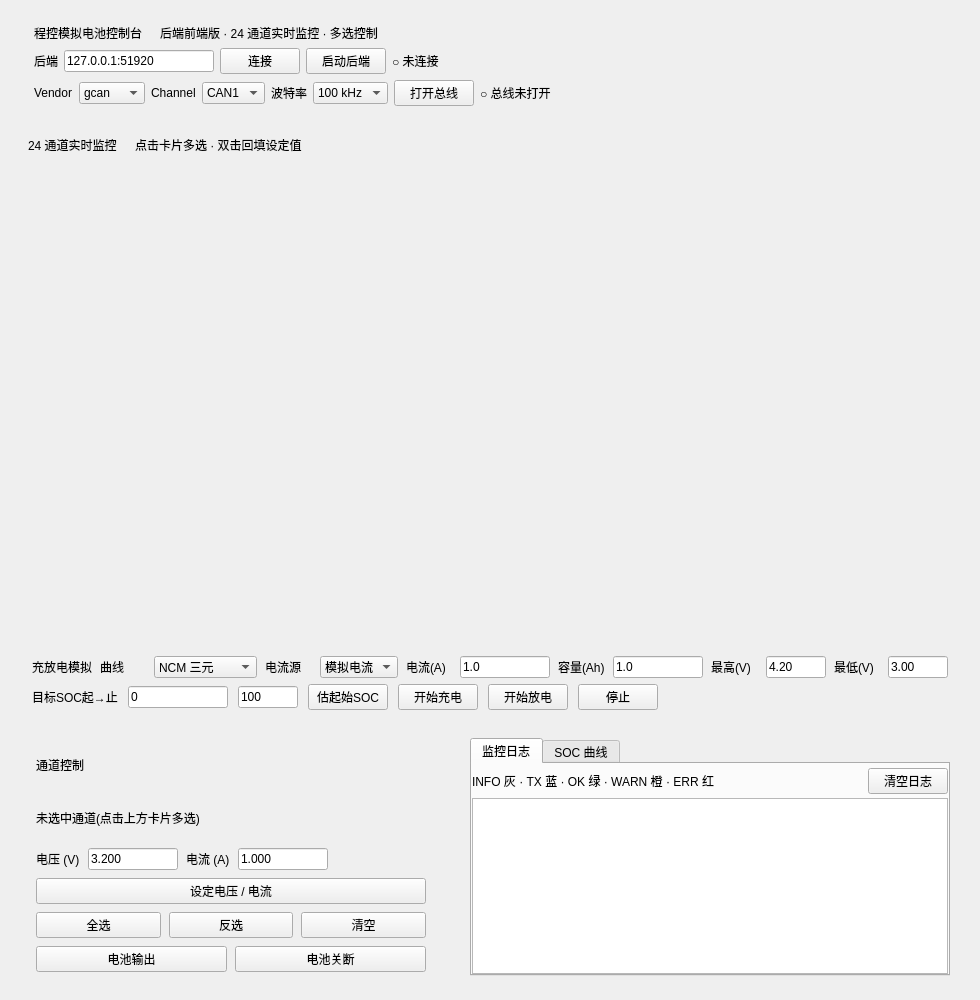
<?xml version="1.0" encoding="UTF-8"?>
<ui version="4.0">
 <class>BatteryConsole</class>
 <widget class="QWidget" name="BatteryConsole">
  <property name="geometry">
   <rect>
    <x>0</x>
    <y>0</y>
    <width>980</width>
    <height>1000</height>
   </rect>
  </property>
  <property name="minimumSize">
   <size>
    <width>980</width>
    <height>950</height>
   </size>
  </property>
  <property name="windowTitle">
   <string>程控模拟电池控制台 · 24 通道 (PySide6)</string>
  </property>
  <layout class="QVBoxLayout" name="rootLayout" stretch="0,1,0,0">
   <property name="spacing">
    <number>10</number>
   </property>
   <property name="leftMargin">
    <number>16</number>
   </property>
   <property name="topMargin">
    <number>14</number>
   </property>
   <property name="rightMargin">
    <number>16</number>
   </property>
   <property name="bottomMargin">
    <number>14</number>
   </property>
   <item>
    <widget class="GlassPanel" name="topPanel" native="true">
     <property name="grade" stdset="0">
      <string>mid</string>
     </property>
     <layout class="QVBoxLayout" name="topLayout">
      <property name="spacing">
       <number>6</number>
      </property>
      <property name="leftMargin">
       <number>18</number>
      </property>
      <property name="topMargin">
       <number>10</number>
      </property>
      <property name="rightMargin">
       <number>18</number>
      </property>
      <property name="bottomMargin">
       <number>10</number>
      </property>
      <item>
       <layout class="QHBoxLayout" name="headLayout">
        <item>
         <widget class="QLabel" name="lblTitle">
          <property name="text">
           <string>程控模拟电池控制台</string>
          </property>
         </widget>
        </item>
        <item>
         <spacer name="headGap1">
          <property name="orientation">
           <enum>Qt::Horizontal</enum>
          </property>
          <property name="sizeType">
           <enum>QSizePolicy::Fixed</enum>
          </property>
          <property name="sizeHint" stdset="0">
           <size>
            <width>12</width>
            <height>10</height>
           </size>
          </property>
         </spacer>
        </item>
        <item alignment="Qt::AlignBottom">
         <widget class="QLabel" name="lblSubtitle">
          <property name="text">
           <string>后端前端版 · 24 通道实时监控 · 多选控制</string>
          </property>
          <property name="kind" stdset="0">
           <string>sub</string>
          </property>
         </widget>
        </item>
        <item>
         <spacer name="headStretch">
          <property name="orientation">
           <enum>Qt::Horizontal</enum>
          </property>
          <property name="sizeHint" stdset="0">
           <size>
            <width>40</width>
            <height>10</height>
           </size>
          </property>
         </spacer>
        </item>
        <item alignment="Qt::AlignBottom">
         <widget class="QLabel" name="lbl_clients">
          <property name="text">
           <string/>
          </property>
          <property name="kind" stdset="0">
           <string>sub</string>
          </property>
         </widget>
        </item>
       </layout>
      </item>
      <item>
       <layout class="QHBoxLayout" name="backendLayout">
        <property name="spacing">
         <number>6</number>
        </property>
        <item>
         <widget class="QLabel" name="lblBackend">
          <property name="text">
           <string>后端</string>
          </property>
          <property name="kind" stdset="0">
           <string>sub</string>
          </property>
         </widget>
        </item>
        <item>
         <widget class="QLineEdit" name="ed_addr">
          <property name="maximumSize">
           <size>
            <width>150</width>
            <height>16777215</height>
           </size>
          </property>
          <property name="toolTip">
           <string>后端服务地址 HOST:PORT(可被环境变量 BATTERY_SERVER 覆盖)</string>
          </property>
          <property name="text">
           <string>127.0.0.1:51920</string>
          </property>
         </widget>
        </item>
        <item>
         <widget class="QPushButton" name="btn_svc">
          <property name="text">
           <string>连接</string>
          </property>
          <property name="kind" stdset="0">
           <string>primary</string>
          </property>
         </widget>
        </item>
        <item>
         <widget class="QPushButton" name="btn_backend">
          <property name="text">
           <string>启动后端</string>
          </property>
          <property name="toolTip">
           <string>按后端运行状态自动切换:未运行时启动,运行中停止</string>
          </property>
          <property name="kind" stdset="0">
           <string>success</string>
          </property>
         </widget>
        </item>
        <item>
         <widget class="QLabel" name="lbl_svc">
          <property name="text">
           <string>○ 未连接</string>
          </property>
          <property name="kind" stdset="0">
           <string>sub</string>
          </property>
         </widget>
        </item>
        <item>
         <spacer name="backendStretch">
          <property name="orientation">
           <enum>Qt::Horizontal</enum>
          </property>
          <property name="sizeHint" stdset="0">
           <size>
            <width>40</width>
            <height>10</height>
           </size>
          </property>
         </spacer>
        </item>
       </layout>
      </item>
      <item>
       <layout class="QHBoxLayout" name="busLayout">
        <property name="spacing">
         <number>6</number>
        </property>
        <item>
         <widget class="QLabel" name="lblVendor">
          <property name="text">
           <string>Vendor</string>
          </property>
          <property name="kind" stdset="0">
           <string>sub</string>
          </property>
         </widget>
        </item>
        <item>
         <widget class="QComboBox" name="cb_vendor">
          <property name="maximumSize">
           <size>
            <width>96</width>
            <height>16777215</height>
           </size>
          </property>
          <item>
           <property name="text">
            <string>gcan</string>
           </property>
          </item>
          <item>
           <property name="text">
            <string>cx</string>
           </property>
          </item>
          <item>
           <property name="text">
            <string>zlg</string>
           </property>
          </item>
          <item>
           <property name="text">
            <string>zlg_eu</string>
           </property>
          </item>
         </widget>
        </item>
        <item>
         <widget class="QLabel" name="lblChannel">
          <property name="text">
           <string>Channel</string>
          </property>
          <property name="kind" stdset="0">
           <string>sub</string>
          </property>
         </widget>
        </item>
        <item>
         <widget class="QComboBox" name="ed_channel">
          <property name="maximumSize">
           <size>
            <width>80</width>
            <height>16777215</height>
           </size>
          </property>
          <item>
           <property name="text">
            <string>CAN1</string>
           </property>
          </item>
          <item>
           <property name="text">
            <string>CAN2</string>
           </property>
          </item>
         </widget>
        </item>
        <item>
         <widget class="QLabel" name="lblBaud">
          <property name="text">
           <string>波特率</string>
          </property>
          <property name="kind" stdset="0">
           <string>sub</string>
          </property>
         </widget>
        </item>
        <item>
         <widget class="QComboBox" name="cb_baud">
          <property name="maximumSize">
           <size>
            <width>92</width>
            <height>16777215</height>
           </size>
          </property>
          <item>
           <property name="text">
            <string>100 kHz</string>
           </property>
          </item>
          <item>
           <property name="text">
            <string>125 kHz</string>
           </property>
          </item>
          <item>
           <property name="text">
            <string>250 kHz</string>
           </property>
          </item>
          <item>
           <property name="text">
            <string>500 kHz</string>
           </property>
          </item>
          <item>
           <property name="text">
            <string>1 MHz</string>
           </property>
          </item>
         </widget>
        </item>
        <item>
         <widget class="QPushButton" name="btn_bus">
          <property name="text">
           <string>打开总线</string>
          </property>
          <property name="toolTip">
           <string>按总线状态自动切换:未打开时打开,已打开时关闭</string>
          </property>
          <property name="kind" stdset="0">
           <string>success</string>
          </property>
         </widget>
        </item>
        <item>
         <widget class="QLabel" name="lbl_bus">
          <property name="text">
           <string>○ 总线未打开</string>
          </property>
          <property name="kind" stdset="0">
           <string>sub</string>
          </property>
         </widget>
        </item>
        <item>
         <spacer name="busStretch">
          <property name="orientation">
           <enum>Qt::Horizontal</enum>
          </property>
          <property name="sizeHint" stdset="0">
           <size>
            <width>40</width>
            <height>10</height>
           </size>
          </property>
         </spacer>
        </item>
       </layout>
      </item>
     </layout>
    </widget>
   </item>
   <item>
    <widget class="GlassPanel" name="cardsPanel" native="true">
     <property name="grade" stdset="0">
      <string>light</string>
     </property>
     <layout class="QVBoxLayout" name="cardsLayout" stretch="0,1">
      <property name="spacing">
       <number>8</number>
      </property>
      <property name="leftMargin">
       <number>12</number>
      </property>
      <property name="topMargin">
       <number>10</number>
      </property>
      <property name="rightMargin">
       <number>12</number>
      </property>
      <property name="bottomMargin">
       <number>12</number>
      </property>
      <item>
       <layout class="QHBoxLayout" name="cardsHeadLayout">
        <item>
         <widget class="QLabel" name="lblCardsTitle">
          <property name="text">
           <string>24 通道实时监控</string>
          </property>
         </widget>
        </item>
        <item>
         <spacer name="cardsGap1">
          <property name="orientation">
           <enum>Qt::Horizontal</enum>
          </property>
          <property name="sizeType">
           <enum>QSizePolicy::Fixed</enum>
          </property>
          <property name="sizeHint" stdset="0">
           <size>
            <width>10</width>
            <height>10</height>
           </size>
          </property>
         </spacer>
        </item>
        <item>
         <widget class="QLabel" name="lblCardsHint">
          <property name="text">
           <string>点击卡片多选 · 双击回填设定值</string>
          </property>
          <property name="kind" stdset="0">
           <string>sub</string>
          </property>
         </widget>
        </item>
        <item>
         <spacer name="cardsStretch">
          <property name="orientation">
           <enum>Qt::Horizontal</enum>
          </property>
          <property name="sizeHint" stdset="0">
           <size>
            <width>40</width>
            <height>10</height>
           </size>
          </property>
         </spacer>
        </item>
        <item>
         <spacer name="cardsStretch">
          <property name="orientation">
           <enum>Qt::Horizontal</enum>
          </property>
          <property name="sizeHint" stdset="0">
           <size>
            <width>40</width>
            <height>10</height>
           </size>
          </property>
         </spacer>
        </item>
       </layout>
      </item>
      <item>
       <layout class="QGridLayout" name="gridCards">
        <property name="spacing">
         <number>10</number>
        </property>
        <item row="0" column="0">
         <widget class="ChannelCard" name="card_1" native="true">
          <property name="ch" stdset="0">
           <number>1</number>
          </property>
         </widget>
        </item>
        <item row="0" column="1">
         <widget class="ChannelCard" name="card_2" native="true">
          <property name="ch" stdset="0">
           <number>2</number>
          </property>
         </widget>
        </item>
        <item row="0" column="2">
         <widget class="ChannelCard" name="card_3" native="true">
          <property name="ch" stdset="0">
           <number>3</number>
          </property>
         </widget>
        </item>
        <item row="0" column="3">
         <widget class="ChannelCard" name="card_4" native="true">
          <property name="ch" stdset="0">
           <number>4</number>
          </property>
         </widget>
        </item>
        <item row="0" column="4">
         <widget class="ChannelCard" name="card_5" native="true">
          <property name="ch" stdset="0">
           <number>5</number>
          </property>
         </widget>
        </item>
        <item row="0" column="5">
         <widget class="ChannelCard" name="card_6" native="true">
          <property name="ch" stdset="0">
           <number>6</number>
          </property>
         </widget>
        </item>
        <item row="1" column="0">
         <widget class="ChannelCard" name="card_7" native="true">
          <property name="ch" stdset="0">
           <number>7</number>
          </property>
         </widget>
        </item>
        <item row="1" column="1">
         <widget class="ChannelCard" name="card_8" native="true">
          <property name="ch" stdset="0">
           <number>8</number>
          </property>
         </widget>
        </item>
        <item row="1" column="2">
         <widget class="ChannelCard" name="card_9" native="true">
          <property name="ch" stdset="0">
           <number>9</number>
          </property>
         </widget>
        </item>
        <item row="1" column="3">
         <widget class="ChannelCard" name="card_10" native="true">
          <property name="ch" stdset="0">
           <number>10</number>
          </property>
         </widget>
        </item>
        <item row="1" column="4">
         <widget class="ChannelCard" name="card_11" native="true">
          <property name="ch" stdset="0">
           <number>11</number>
          </property>
         </widget>
        </item>
        <item row="1" column="5">
         <widget class="ChannelCard" name="card_12" native="true">
          <property name="ch" stdset="0">
           <number>12</number>
          </property>
         </widget>
        </item>
        <item row="2" column="0">
         <widget class="ChannelCard" name="card_13" native="true">
          <property name="ch" stdset="0">
           <number>13</number>
          </property>
         </widget>
        </item>
        <item row="2" column="1">
         <widget class="ChannelCard" name="card_14" native="true">
          <property name="ch" stdset="0">
           <number>14</number>
          </property>
         </widget>
        </item>
        <item row="2" column="2">
         <widget class="ChannelCard" name="card_15" native="true">
          <property name="ch" stdset="0">
           <number>15</number>
          </property>
         </widget>
        </item>
        <item row="2" column="3">
         <widget class="ChannelCard" name="card_16" native="true">
          <property name="ch" stdset="0">
           <number>16</number>
          </property>
         </widget>
        </item>
        <item row="2" column="4">
         <widget class="ChannelCard" name="card_17" native="true">
          <property name="ch" stdset="0">
           <number>17</number>
          </property>
         </widget>
        </item>
        <item row="2" column="5">
         <widget class="ChannelCard" name="card_18" native="true">
          <property name="ch" stdset="0">
           <number>18</number>
          </property>
         </widget>
        </item>
        <item row="3" column="0">
         <widget class="ChannelCard" name="card_19" native="true">
          <property name="ch" stdset="0">
           <number>19</number>
          </property>
         </widget>
        </item>
        <item row="3" column="1">
         <widget class="ChannelCard" name="card_20" native="true">
          <property name="ch" stdset="0">
           <number>20</number>
          </property>
         </widget>
        </item>
        <item row="3" column="2">
         <widget class="ChannelCard" name="card_21" native="true">
          <property name="ch" stdset="0">
           <number>21</number>
          </property>
         </widget>
        </item>
        <item row="3" column="3">
         <widget class="ChannelCard" name="card_22" native="true">
          <property name="ch" stdset="0">
           <number>22</number>
          </property>
         </widget>
        </item>
        <item row="3" column="4">
         <widget class="ChannelCard" name="card_23" native="true">
          <property name="ch" stdset="0">
           <number>23</number>
          </property>
         </widget>
        </item>
        <item row="3" column="5">
         <widget class="ChannelCard" name="card_24" native="true">
          <property name="ch" stdset="0">
           <number>24</number>
          </property>
         </widget>
        </item>
       </layout>
      </item>
     </layout>
    </widget>
   </item>
   <item>
    <widget class="GlassPanel" name="socPanel" native="true">
     <property name="grade" stdset="0">
      <string>mid</string>
     </property>
     <layout class="QVBoxLayout" name="socLayout">
      <property name="spacing">
       <number>6</number>
      </property>
      <property name="leftMargin">
       <number>16</number>
      </property>
      <property name="topMargin">
       <number>8</number>
      </property>
      <property name="rightMargin">
       <number>16</number>
      </property>
      <property name="bottomMargin">
       <number>8</number>
      </property>
      <item>
       <layout class="QHBoxLayout" name="socParamRow">
        <property name="spacing">
         <number>8</number>
        </property>
        <item>
         <widget class="QLabel" name="lblSocTitle">
          <property name="text">
           <string>充放电模拟</string>
          </property>
          <property name="kind" stdset="0">
           <string>feat</string>
          </property>
         </widget>
        </item>
        <item>
         <widget class="QLabel" name="lblChem">
          <property name="text">
           <string>曲线</string>
          </property>
          <property name="kind" stdset="0">
           <string>sub</string>
          </property>
         </widget>
        </item>
        <item>
         <widget class="QComboBox" name="cb_chem">
          <property name="maximumSize">
           <size>
            <width>130</width>
            <height>16777215</height>
           </size>
          </property>
          <item>
           <property name="text">
            <string>NCM 三元</string>
           </property>
          </item>
          <item>
           <property name="text">
            <string>LFP 磷酸铁锂</string>
           </property>
          </item>
         </widget>
        </item>
        <item>
         <widget class="QLabel" name="lblCurSrc">
          <property name="text">
           <string>电流源</string>
          </property>
          <property name="kind" stdset="0">
           <string>sub</string>
          </property>
         </widget>
        </item>
        <item>
         <widget class="QComboBox" name="cb_cur_src">
          <property name="maximumSize">
           <size>
            <width>110</width>
            <height>16777215</height>
           </size>
          </property>
          <item>
           <property name="text">
            <string>模拟电流</string>
           </property>
          </item>
          <item>
           <property name="text">
            <string>实际电流</string>
           </property>
          </item>
         </widget>
        </item>
        <item>
         <widget class="QLabel" name="lblCur">
          <property name="text">
           <string>电流(A)</string>
          </property>
          <property name="kind" stdset="0">
           <string>sub</string>
          </property>
         </widget>
        </item>
        <item>
         <widget class="QLineEdit" name="ed_soc_cur">
          <property name="maximumSize">
           <size>
            <width>90</width>
            <height>16777215</height>
           </size>
          </property>
          <property name="text">
           <string>1.0</string>
          </property>
         </widget>
        </item>
        <item>
         <widget class="QLabel" name="lblCap">
          <property name="text">
           <string>容量(Ah)</string>
          </property>
          <property name="kind" stdset="0">
           <string>sub</string>
          </property>
         </widget>
        </item>
        <item>
         <widget class="QLineEdit" name="ed_soc_cap">
          <property name="maximumSize">
           <size>
            <width>90</width>
            <height>16777215</height>
           </size>
          </property>
          <property name="text">
           <string>1.0</string>
          </property>
         </widget>
        </item>
        <item>
         <widget class="QLabel" name="lblSocVmax">
          <property name="text">
           <string>最高(V)</string>
          </property>
          <property name="kind" stdset="0">
           <string>sub</string>
          </property>
          <property name="toolTip">
           <string>100% SOC 对应的电压</string>
          </property>
         </widget>
        </item>
        <item>
         <widget class="QLineEdit" name="ed_soc_vmax">
          <property name="maximumSize">
           <size>
            <width>60</width>
            <height>16777215</height>
           </size>
          </property>
          <property name="text">
           <string>4.20</string>
          </property>
         </widget>
        </item>
        <item>
         <widget class="QLabel" name="lblSocVmin">
          <property name="text">
           <string>最低(V)</string>
          </property>
          <property name="kind" stdset="0">
           <string>sub</string>
          </property>
          <property name="toolTip">
           <string>0% SOC 对应的电压</string>
          </property>
         </widget>
        </item>
        <item>
         <widget class="QLineEdit" name="ed_soc_vmin">
          <property name="maximumSize">
           <size>
            <width>60</width>
            <height>16777215</height>
           </size>
          </property>
          <property name="text">
           <string>3.00</string>
          </property>
         </widget>
        </item>
       </layout>
      </item>
      <item>
       <layout class="QHBoxLayout" name="socBtnRow">
        <property name="spacing">
         <number>10</number>
        </property>
        <item>
         <widget class="QLabel" name="lblSocRange">
          <property name="text">
           <string>目标SOC起→止</string>
          </property>
          <property name="kind" stdset="0">
           <string>sub</string>
          </property>
         </widget>
        </item>
        <item>
         <widget class="QLineEdit" name="ed_soc_from">
          <property name="maximumSize">
           <size>
            <width>100</width>
            <height>16777215</height>
           </size>
          </property>
          <property name="text">
           <string>0</string>
          </property>
         </widget>
        </item>
        <item>
         <widget class="QLineEdit" name="ed_soc_to">
          <property name="maximumSize">
           <size>
            <width>60</width>
            <height>16777215</height>
           </size>
          </property>
          <property name="text">
           <string>100</string>
          </property>
         </widget>
        </item>
        <item>
         <widget class="QPushButton" name="btn_soc_est">
          <property name="text">
           <string>估起始SOC</string>
          </property>
          <property name="kind" stdset="0">
           <string>ghost</string>
          </property>
         </widget>
        </item>

        <item>
         <widget class="QPushButton" name="btn_soc_start">
          <property name="text">
           <string>开始充电</string>
          </property>
          <property name="kind" stdset="0">
           <string>dark</string>
          </property>
         </widget>
        </item>
        <item>
         <widget class="QPushButton" name="btn_soc_discharge">
          <property name="text">
           <string>开始放电</string>
          </property>
          <property name="kind" stdset="0">
           <string>darkGhost</string>
          </property>
         </widget>
        </item>
        <item>
         <widget class="QPushButton" name="btn_soc_stop">
          <property name="text">
           <string>停止</string>
          </property>
          <property name="kind" stdset="0">
           <string>danger</string>
          </property>
         </widget>
        </item>
        <item>
         <widget class="QLabel" name="lblSocDir">
          <property name="text">
           <string></string>
          </property>
          <property name="kind" stdset="0">
           <string>sub</string>
          </property>
         </widget>
        </item>
        <item>
         <spacer name="socBtnStretch">
          <property name="orientation">
           <enum>Qt::Horizontal</enum>
          </property>
          <property name="sizeHint" stdset="0">
           <size>
            <width>40</width>
            <height>10</height>
           </size>
          </property>
         </spacer>
        </item>
       </layout>
      </item>
     </layout>
    </widget>
   </item>
   <item>
    <layout class="QHBoxLayout" name="bottomLayout" stretch="0,1">
     <property name="spacing">
      <number>10</number>
     </property>
     <item>
      <widget class="FeaturedPanel" name="controlPanel" native="true">
       <property name="minimumSize">
        <size>
         <width>430</width>
         <height>0</height>
        </size>
       </property>
       <property name="maximumSize">
        <size>
         <width>430</width>
         <height>258</height>
        </size>
       </property>
       <layout class="QVBoxLayout" name="controlLayout">
        <property name="spacing">
         <number>8</number>
        </property>
        <property name="leftMargin">
         <number>20</number>
        </property>
        <property name="topMargin">
         <number>14</number>
        </property>
        <property name="rightMargin">
         <number>20</number>
        </property>
        <property name="bottomMargin">
         <number>14</number>
        </property>
        <item>
         <widget class="QLabel" name="lblControlTitle">
          <property name="text">
           <string>通道控制</string>
          </property>
          <property name="kind" stdset="0">
           <string>feat</string>
          </property>
         </widget>
        </item>
        <item>
         <widget class="QLabel" name="lbl_sel">
          <property name="text">
           <string>未选中通道(点击上方卡片多选)</string>
          </property>
          <property name="wordWrap">
           <bool>true</bool>
          </property>
          <property name="kind" stdset="0">
           <string>featSub</string>
          </property>
         </widget>
        </item>
        <item>
         <layout class="QHBoxLayout" name="formLayout">
          <property name="spacing">
           <number>8</number>
          </property>
          <item>
           <widget class="QLabel" name="lblV">
            <property name="text">
             <string>电压 (V)</string>
            </property>
            <property name="kind" stdset="0">
             <string>featSub</string>
            </property>
           </widget>
          </item>
          <item>
           <widget class="QLineEdit" name="ed_volts">
            <property name="maximumSize">
             <size>
              <width>90</width>
              <height>16777215</height>
             </size>
            </property>
            <property name="toolTip">
             <string>设定电压,单位 V,范围 0~32</string>
            </property>
            <property name="text">
             <string>3.200</string>
            </property>
            <property name="kind" stdset="0">
             <string>dark</string>
            </property>
           </widget>
          </item>
          <item>
           <widget class="QLabel" name="lblA">
            <property name="text">
             <string>电流 (A)</string>
            </property>
            <property name="kind" stdset="0">
             <string>featSub</string>
            </property>
           </widget>
          </item>
          <item>
           <widget class="QLineEdit" name="ed_amps">
            <property name="maximumSize">
             <size>
              <width>90</width>
              <height>16777215</height>
             </size>
            </property>
            <property name="toolTip">
             <string>设定电流,单位 A,范围 0~10</string>
            </property>
            <property name="text">
             <string>1.000</string>
            </property>
            <property name="kind" stdset="0">
             <string>dark</string>
            </property>
           </widget>
          </item>
          <item>
           <spacer name="formStretch">
            <property name="orientation">
             <enum>Qt::Horizontal</enum>
            </property>
            <property name="sizeHint" stdset="0">
             <size>
              <width>40</width>
              <height>10</height>
             </size>
            </property>
           </spacer>
          </item>
         </layout>
        </item>
        <item>
         <widget class="QPushButton" name="btn_set">
          <property name="text">
           <string>设定电压 / 电流</string>
          </property>
          <property name="kind" stdset="0">
           <string>dark</string>
          </property>
         </widget>
        </item>
        <item>
         <layout class="QHBoxLayout" name="selLayout">
          <property name="spacing">
           <number>8</number>
          </property>
          <item>
           <widget class="QPushButton" name="btn_sel_all">
            <property name="text">
             <string>全选</string>
            </property>
            <property name="kind" stdset="0">
             <string>darkGhost</string>
            </property>
           </widget>
          </item>
          <item>
           <widget class="QPushButton" name="btn_sel_invert">
            <property name="text">
             <string>反选</string>
            </property>
            <property name="kind" stdset="0">
             <string>darkGhost</string>
            </property>
           </widget>
          </item>
          <item>
           <widget class="QPushButton" name="btn_sel_clear">
            <property name="text">
             <string>清空</string>
            </property>
            <property name="kind" stdset="0">
             <string>darkGhost</string>
            </property>
           </widget>
          </item>
         </layout>
        </item>
        <item>
         <layout class="QHBoxLayout" name="relayLayout">
          <property name="spacing">
           <number>8</number>
          </property>
          <item>
           <widget class="QPushButton" name="btn_relay_on">
            <property name="text">
             <string>电池输出</string>
            </property>
            <property name="toolTip">
             <string>继电器闭合(输出投入 / 接入负载)</string>
            </property>
            <property name="kind" stdset="0">
             <string>success</string>
            </property>
           </widget>
          </item>
          <item>
           <widget class="QPushButton" name="btn_relay_off">
            <property name="text">
             <string>电池关断</string>
            </property>
            <property name="toolTip">
             <string>继电器断开(输出关断 / 脱离负载)</string>
            </property>
            <property name="kind" stdset="0">
             <string>danger</string>
            </property>
           </widget>
          </item>
         </layout>
        </item>
       </layout>
      </widget>
     </item>
     <item>
      <widget class="GlassPanel" name="logPanel" native="true">
       <property name="maximumSize">
        <size>
         <width>16777215</width>
         <height>258</height>
        </size>
       </property>
       <property name="grade" stdset="0">
        <string>light</string>
       </property>
       <layout class="QVBoxLayout" name="logLayout">
        <property name="spacing">
         <number>4</number>
        </property>
        <property name="leftMargin">
         <number>14</number>
        </property>
        <property name="topMargin">
         <number>10</number>
        </property>
        <property name="rightMargin">
         <number>14</number>
        </property>
        <property name="bottomMargin">
         <number>10</number>
        </property>
        <item>
         <widget class="QTabWidget" name="tabLogCurve">
          <property name="currentIndex">
           <number>0</number>
          </property>
          <widget class="QWidget" name="tabLog">
           <attribute name="title">
            <string>监控日志</string>
           </attribute>
           <layout class="QVBoxLayout" name="tabLogLayout">
            <property name="spacing">
             <number>4</number>
            </property>
            <property name="leftMargin">
             <number>0</number>
            </property>
            <property name="topMargin">
             <number>4</number>
            </property>
            <property name="rightMargin">
             <number>0</number>
            </property>
            <property name="bottomMargin">
             <number>0</number>
            </property>
            <item>
             <layout class="QHBoxLayout" name="logHeadLayout">
              <item>
               <widget class="QLabel" name="lblLogLegend">
                <property name="text">
                 <string>INFO 灰 · TX 蓝 · OK 绿 · WARN 橙 · ERR 红</string>
                </property>
                <property name="kind" stdset="0">
                 <string>sub</string>
                </property>
               </widget>
              </item>
              <item>
               <spacer name="logStretch">
                <property name="orientation">
                 <enum>Qt::Horizontal</enum>
                </property>
                <property name="sizeHint" stdset="0">
                 <size>
                  <width>40</width>
                  <height>10</height>
                 </size>
                </property>
               </spacer>
              </item>
              <item>
               <widget class="QPushButton" name="btn_clear_log">
                <property name="minimumSize">
                 <size>
                  <width>0</width>
                  <height>26</height>
                 </size>
                </property>
                <property name="maximumSize">
                 <size>
                  <width>16777215</width>
                  <height>26</height>
                 </size>
                </property>
                <property name="text">
                 <string>清空日志</string>
                </property>
                <property name="kind" stdset="0">
                 <string>solid</string>
                </property>
               </widget>
              </item>
             </layout>
            </item>
            <item>
             <widget class="QPlainTextEdit" name="log_text">
              <property name="minimumSize">
               <size>
                <width>0</width>
                <height>150</height>
               </size>
              </property>
              <property name="readOnly">
               <bool>true</bool>
              </property>
             </widget>
            </item>
           </layout>
          </widget>
          <widget class="QWidget" name="tabCurve">
           <attribute name="title">
            <string>SOC 曲线</string>
           </attribute>
           <layout class="QVBoxLayout" name="tabCurveLayout">
            <property name="spacing">
             <number>4</number>
            </property>
            <property name="leftMargin">
             <number>0</number>
            </property>
            <property name="topMargin">
             <number>4</number>
            </property>
            <property name="rightMargin">
             <number>0</number>
            </property>
            <property name="bottomMargin">
             <number>0</number>
            </property>
            <item>
             <widget class="SocCurve" name="soc_curve" native="true"/>
            </item>
           </layout>
          </widget>
         </widget>
        </item>
       </layout>
      </widget>
     </item>
    </layout>
   </item>
  </layout>
 </widget>
 <customwidgets>
  <customwidget>
   <class>GlassPanel</class>
   <extends>QWidget</extends>
   <header>battery_gui_ui</header>
  </customwidget>
  <customwidget>
   <class>FeaturedPanel</class>
   <extends>QWidget</extends>
   <header>battery_gui_ui</header>
  </customwidget>
  <customwidget>
   <class>ChannelCard</class>
   <extends>GlassPanel</extends>
   <header>battery_gui_ui</header>
  </customwidget>
  <customwidget>
   <class>SocCurve</class>
   <extends>QWidget</extends>
   <header>battery_gui_ui</header>
  </customwidget>
 </customwidgets>
 <resources/>
 <connections/>
</ui>
